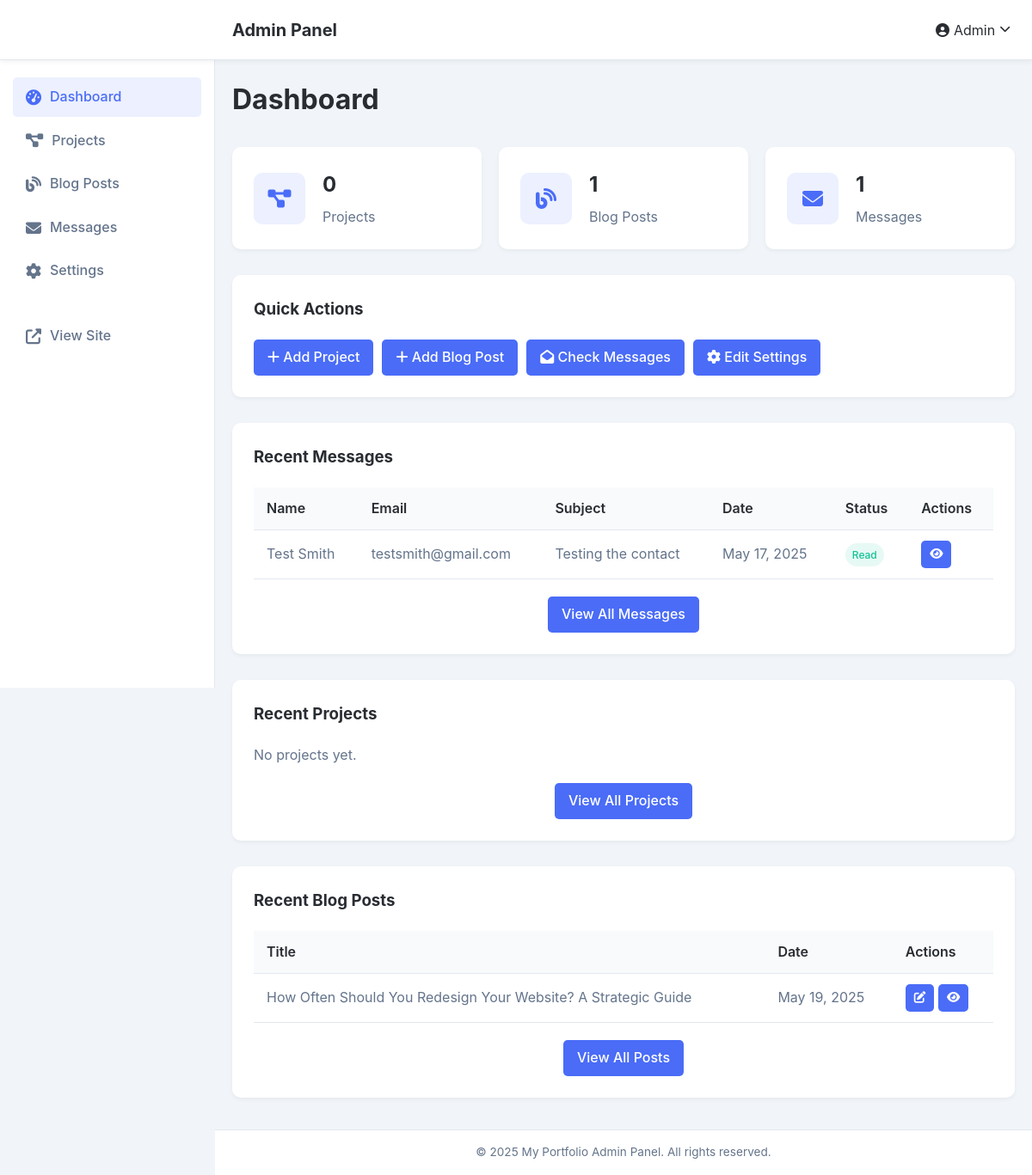
The page /admin (signed in) on the database its author committed.
### tables this page shows
CREATE TABLE messages (
            id INTEGER PRIMARY KEY AUTOINCREMENT,
            name TEXT NOT NULL,
            email TEXT NOT NULL,
            subject TEXT,
            message TEXT NOT NULL,
            created_at TIMESTAMP DEFAULT CURRENT_TIMESTAMP,
            read BOOLEAN DEFAULT 0
        );

CREATE TABLE blog_posts (
            id INTEGER PRIMARY KEY AUTOINCREMENT,
            title TEXT NOT NULL,
            content TEXT NOT NULL,
            image_path TEXT,
            created_at TIMESTAMP DEFAULT CURRENT_TIMESTAMP,
            updated_at TIMESTAMP DEFAULT CURRENT_TIMESTAMP
        );

CREATE TABLE settings (
            id INTEGER PRIMARY KEY AUTOINCREMENT,
            site_title TEXT NOT NULL DEFAULT 'My Portfolio',
            site_description TEXT DEFAULT 'Web Designer & Developer',
            contact_email TEXT,
            contact_phone TEXT,
            contact_address TEXT,
            social_facebook TEXT,
            social_twitter TEXT,
            social_instagram TEXT,
            social_linkedin TEXT,
            about_content TEXT,
            hero_headline TEXT DEFAULT 'Web Designer & Developer',
            hero_subheadline TEXT DEFAULT 'Creating beautiful, functional websites'
        );

### app.py (the view, shortened to what this page needs)
@app.route('/admin')
def admin_dashboard():
    if not is_authenticated():
        return redirect(url_for('admin_login'))
    if not is_admin() and 'is_admin' not in session:
        flash('Access denied', 'error')
        return redirect(url_for('home'))
    with get_db_connection() as conn:
        project_count = conn.execute('SELECT COUNT(*) FROM projects').fetchone()[0]
        blog_count = conn.execute('SELECT COUNT(*) FROM blog_posts').fetchone()[0]
        message_count = conn.execute('SELECT COUNT(*) FROM messages').fetchone()[0]
        unread_messages = conn.execute('SELECT COUNT(*) FROM messages WHERE read = 0').fetchone()[0]
        recent_projects = conn.execute('SELECT * FROM projects ORDER BY created_at DESC LIMIT 5').fetchall()
        recent_posts = conn.execute('SELECT * FROM blog_posts ORDER BY created_at DESC LIMIT 5').fetchall()
        recent_messages = conn.execute('SELECT * FROM messages ORDER BY created_at DESC LIMIT 5').fetchall()
        settings = conn.execute('SELECT * FROM settings').fetchone()
    return render_template('admin/dashboard.html',
                          settings=settings,
                          project_count=project_count,
                          blog_count=blog_count,
                          message_count=message_count,
                          unread_messages=unread_messages,
                          recent_projects=recent_projects,
                          recent_posts=recent_posts,
                          recent_messages=recent_messages)

### app.py (called while the page is built, shortened)
def get_db_connection():
    conn = sqlite3.connect(DATABASE)
    conn.row_factory = sqlite3.Row
    return conn

def is_authenticated():
    return 'user_id' in session

def is_admin():
    if not is_authenticated():
        return False
    with get_db_connection() as conn:
        user = conn.execute('SELECT is_admin FROM users WHERE id = ?', (session['user_id'],)).fetchone()
        return user and user['is_admin'] == 1

@app.context_processor
def inject_unread_messages():
    if is_authenticated() and is_admin():
        try:
            with get_db_connection() as conn:
                count = conn.execute('''
                    SELECT COUNT(*) as count
                    FROM messages
                    WHERE read = 0
                ''').fetchone()['count']
            return {'unread_messages_count': count}
        except Exception as e:
            print(f"Error getting unread messages: {e}")
    return {'unread_messages_count': 0}

@app.context_processor
def inject_settings():
    try:
        with get_db_connection() as conn:
            settings_row = conn.execute('SELECT * FROM settings WHERE id = 1').fetchone()
            if settings_row:
                settings = dict(settings_row)
                if 'logo_path' not in settings or not settings['logo_path']:
                    settings['logo_path'] = '/static/img/logo.jpg'
            return {'settings': settings}
    except Exception as e:
        print(f"Error getting settings: {e}")
        return {'settings': {
            'site_title': 'My Portfolio',
            'site_description': 'Elevating brands through intelligent design',
            'hero_headline': 'Web Designer & Developer',
            'hero_subheadline': 'Elevating brands through intelligent design',
            'logo_path': '/static/img/logo.jpg'
        }}

@app.template_filter('format_date')
def format_date(date):
    if isinstance(date, str):
        try:
            date = datetime.datetime.strptime(date, '%Y-%m-%d %H:%M:%S')
        except ValueError:
            return date
    return date.strftime('%B %d, %Y')

### templates/admin/dashboard.html (shortened to what this page needs)
{% extends "admin/base.html" %}
{% block content %}
<div class="dashboard">
    <h1>Dashboard</h1>
    <div class="dashboard-stats">
        <div class="stat-card">
            <div class="stat-icon">
                <i class="fas fa-project-diagram"></i>
            </div>
            <div class="stat-content">
                <h3>{{ project_count }}</h3>
                <p>Projects</p>
            </div>
        </div>
        <div class="stat-card">
            <div class="stat-icon">
                <i class="fas fa-blog"></i>
            </div>
            <div class="stat-content">
                <h3>{{ blog_count }}</h3>
                <p>Blog Posts</p>
            </div>
        </div>
        <div class="stat-card">
            <div class="stat-icon">
                <i class="fas fa-envelope"></i>
            </div>
            <div class="stat-content">
                <h3>{{ message_count }}</h3>
                <p>Messages</p>
            </div>
        </div>
    </div>
    <div class="dashboard-actions">
        <div class="action-card">
            <h3>Quick Actions</h3>
            <div class="action-buttons">
                <a href="{{ url_for('admin_add_project') }}" class="btn">
                    <i class="fas fa-plus"></i> Add Project
                </a>
                <a href="{{ url_for('admin_add_blog') }}" class="btn">
                    <i class="fas fa-plus"></i> Add Blog Post
                </a>
                <a href="{{ url_for('admin_messages') }}" class="btn">
                    <i class="fas fa-envelope-open"></i> Check Messages
                </a>
                <a href="{{ url_for('admin_settings') }}" class="btn">
                    <i class="fas fa-cog"></i> Edit Settings
                </a>
            </div>
        </div>
    </div>
    <div class="dashboard-recent">
        <div class="recent-section">
            <h3>Recent Messages</h3>
            {% if recent_messages %}
            <div class="table-responsive">
                <table>
                    <thead>
                        <tr>
                            <th>Name</th>
                            <th>Email</th>
                            <th>Subject</th>
                            <th>Date</th>
                            <th>Status</th>
                            <th>Actions</th>
                        </tr>
                    </thead>
                    <tbody>
                        {% for message in recent_messages %}
                        <tr>
                            <td>{{ message.name }}</td>
                            <td>{{ message.email }}</td>
                            <td>{{ message.subject or 'No Subject' }}</td>
                            <td>{{ message.created_at|format_date }}</td>
                            <td>
                                {% if message.read == 0 %}
                                <span class="status unread">Unread</span>
                                {% else %}
                                <span class="status read">Read</span>
                                {% endif %}
                            </td>
                            <td>
                                <a href="{{ url_for('admin_view_message', message_id=message.id) }}" class="btn btn-sm">
                                    <i class="fas fa-eye"></i>
                                </a>
                            </td>
                        </tr>
                        {% endfor %}
                    </tbody>
                </table>
            </div>
            {% else %}
            <p>No messages yet.</p>
            {% endif %}
            <div class="view-all">
                <a href="{{ url_for('admin_messages') }}" class="btn">View All Messages</a>
            </div>
        </div>
        <div class="recent-section">
            <h3>Recent Projects</h3>
            {% if recent_projects %}
            <div class="table-responsive">
                <table>
                    <thead>
                        <tr>
                            <th>Title</th>
                            <th>Category</th>
                            <th>Date</th>
                            <th>Actions</th>
                        </tr>
                    </thead>
                    <tbody>
                        {% for project in recent_projects %}
                        <tr>
                            <td>{{ project.title }}</td>
                            <td>{{ project.category }}</td>
                            <td>{{ project.created_at|format_date }}</td>
                            <td>
                                <a href="{{ url_for('admin_edit_project', project_id=project.id) }}" class="btn btn-sm">
                                    <i class="fas fa-edit"></i>
                                </a>
                                <a href="{{ url_for('project_detail', project_id=project.id) }}" class="btn btn-sm" target="_blank">
                                    <i class="fas fa-eye"></i>
                                </a>
                            </td>
                        </tr>
                        {% endfor %}
                    </tbody>
                </table>
            </div>
            {% else %}
            <p>No projects yet.</p>
            {% endif %}
            <div class="view-all">
                <a href="{{ url_for('admin_projects') }}" class="btn">View All Projects</a>
            </div>
        </div>
        <div class="recent-section">
            <h3>Recent Blog Posts</h3>
            {% if recent_posts %}
            <div class="table-responsive">
                <table>
                    <thead>
                        <tr>
                            <th>Title</th>
                            <th>Date</th>
                            <th>Actions</th>
                        </tr>
                    </thead>
                    <tbody>
                        {% for post in recent_posts %}
                        <tr>
                            <td>{{ post.title }}</td>
                            <td>{{ post.created_at|format_date }}</td>
                            <td>
                                <a href="{{ url_for('admin_edit_blog', post_id=post.id) }}" class="btn btn-sm">
                                    <i class="fas fa-edit"></i>
                                </a>
                                <a href="{{ url_for('blog_post', post_id=post.id) }}" class="btn btn-sm" target="_blank">
                                    <i class="fas fa-eye"></i>
                                </a>
                            </td>
                        </tr>
                        {% endfor %}
                    </tbody>
                </table>
            </div>
            {% else %}
            <p>No blog posts yet.</p>
            {% endif %}
            <div class="view-all">
                <a href="{{ url_for('admin_blog') }}" class="btn">View All Posts</a>
            </div>
        </div>
    </div>
</div>
{% endblock %}

### templates/admin/base.html (shortened to what this page needs)
<!DOCTYPE html>
<html lang="en">
<head>
    <link rel="stylesheet" href="{{ url_for('static', filename='css/admin.css') }}">
    <link rel="stylesheet" href="https://cdnjs.cloudflare.com/ajax/libs/font-awesome/6.4.0/css/all.min.css">
</head>
<body>
    <header class="admin-header">
        <div class="container">
            <div class="admin-logo">
                <a href="{{ url_for('admin_dashboard') }}">Admin Panel</a>
            </div>
            <div class="admin-user">
                <div class="dropdown">
                    <button class="dropdown-toggle">
                        <i class="fas fa-user-circle"></i> Admin
                        <i class="fas fa-chevron-down"></i>
                    </button>
                </div>
            </div>
        </div>
    </header>
    <aside class="admin-sidebar">
        <nav>
            <ul>
                <li>
                    <a href="{{ url_for('admin_dashboard') }}" class="{{ 'active' if request.path == url_for('admin_dashboard') else '' }}">
                        <i class="fas fa-tachometer-alt"></i> Dashboard
                    </a>
                </li>
                <li>
                    <a href="{{ url_for('admin_projects') }}" class="{{ 'active' if request.path.startswith('/admin/projects') else '' }}">
                        <i class="fas fa-project-diagram"></i> Projects
                    </a>
                </li>
                <li>
                    <a href="{{ url_for('admin_blog') }}" class="{{ 'active' if request.path.startswith('/admin/blog') else '' }}">
                        <i class="fas fa-blog"></i> Blog Posts
                    </a>
                </li>
                <li>
                    <a href="{{ url_for('admin_messages') }}" class="{{ 'active' if request.path.startswith('/admin/messages') else '' }}">
                        <i class="fas fa-envelope"></i> Messages
                    </a>
                </li>
                <li>
                    <a href="{{ url_for('admin_settings') }}" class="{{ 'active' if request.path == url_for('admin_settings') else '' }}">
                        <i class="fas fa-cog"></i> Settings
                    </a>
                </li>
                <li class="view-site">
                    <a href="{{ url_for('home') }}" target="_blank">
                        <i class="fas fa-external-link-alt"></i> View Site
                    </a>
                </li>
            </ul>
        </nav>
    </aside>
    <main class="admin-main">
        <div class="container">
            {% block content %}{% endblock %}
        </div>
    </main>
    <footer class="admin-footer">
        <div class="container">
            <p>&copy; <span class="current-year">2025</span> {{ settings.site_title if settings else 'Portfolio' }} Admin Panel. All rights reserved.</p>
        </div>
    </footer>
</body>
</html>

### rows shown on the page
messages: name "Test Smith", email "testsmith@gmail.com", subject "Testing the contact", created_at "May 17, 2025", read "Read"
blog_posts: title "How Often Should You Redesign Your Website? A Strategic Guide", created_at "May 19, 2025"
settings: site_title "My Portfolio"

### other values the page prints
{{ project_count }} "0"
{{ blog_count }} "1"
{{ message_count }} "1"
